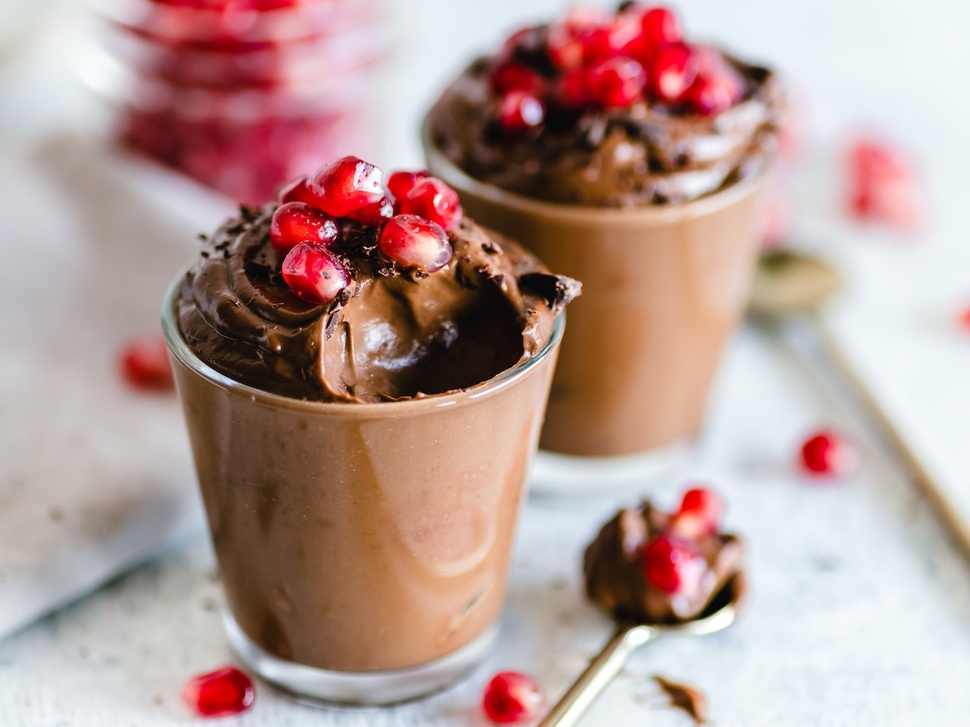
#> input picture sample.jpg, 970 x 727 px, shrunk from 1280 x 960 before the run
$ jupyter execute KMeansClustering.ipynb
#> lines starting #> are read from the running program, lines starting #| are printed output that depends on the picture
[cell 1]
import numpy as np
import cv2
from sklearn.cluster import KMeans
import matplotlib.pyplot as plt
import os

# Load the image
image_path = r"sample.jpg"  # Replace with your image path
image = cv2.imread(image_path)
#> image is the input picture: shape (727, 970, 3); mean B, G, R 148.8, 154.2, 182.8
image = cv2.cvtColor(image, cv2.COLOR_BGR2RGB)  # Convert from BGR to RGB

# Display the original image
plt.imshow(image)
plt.title('Original Image')
plt.axis('off')
plt.show()

# Calculate the original size
original_size = os.path.getsize(image_path)
print(f'Original Image Size: {original_size} bytes')

# Reshape the image to be a list of pixels
pixels = image.reshape(-1, 3)

[cell 2]
# Number of colors (clusters)
num_clusters = 16  # You can adjust the number of clusters

# Apply K-means clustering
kmeans = KMeans(n_clusters=num_clusters,n_init='auto', random_state=42)
kmeans.fit(pixels)

# Replace each pixel value with its cluster center
compressed_pixels = kmeans.cluster_centers_[kmeans.labels_]
compressed_pixels = np.clip(compressed_pixels.astype('uint8'), 0, 255)

# Reshape the pixels back to the original image dimension
compressed_image = compressed_pixels.reshape(image.shape)

[cell 3]
# Display the compressed image
plt.imshow(compressed_image)
plt.title('Compressed Image')
plt.axis('off')
plt.show()
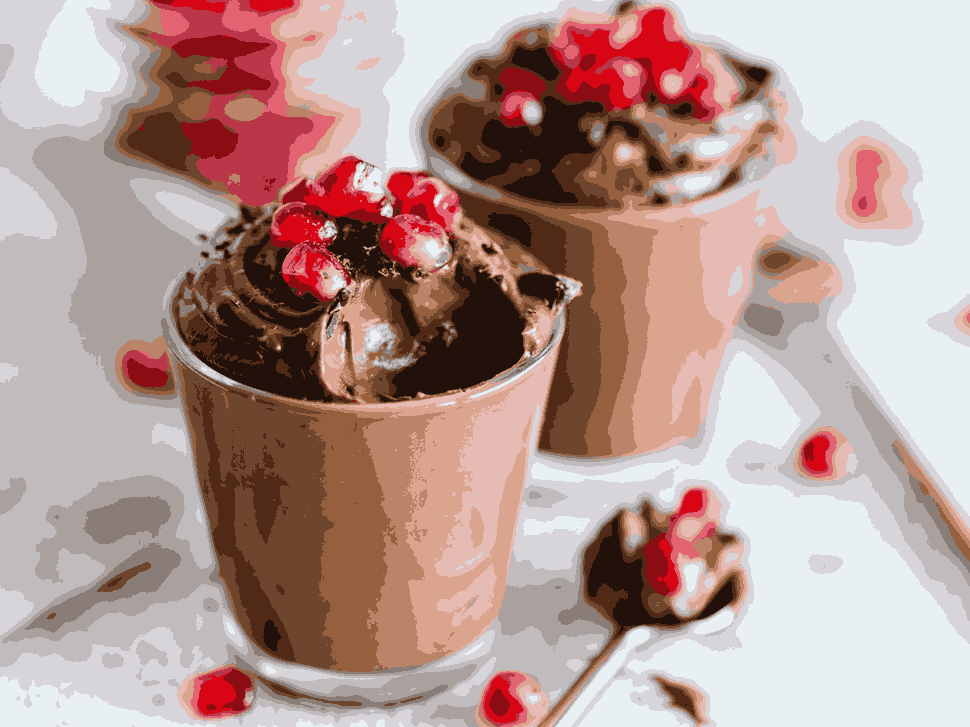
#> shown: shape (727, 970, 3); mean R, G, B 182.2, 153.7, 148.4

# Save the compressed image
compressed_image_bgr = cv2.cvtColor(compressed_image, cv2.COLOR_RGB2BGR)
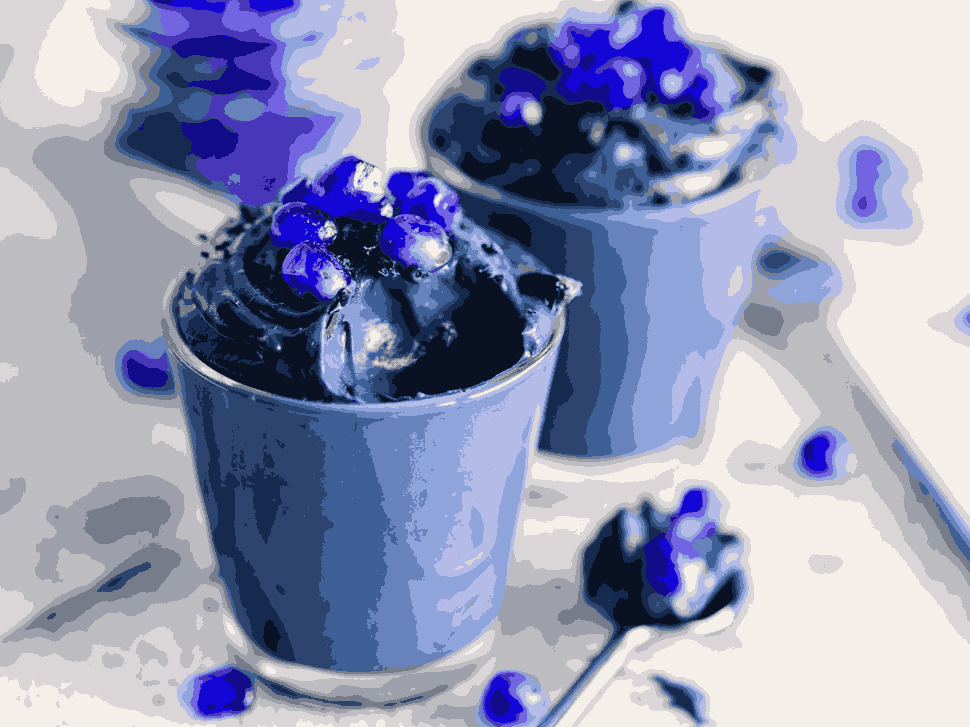
#> compressed_image_bgr: shape (727, 970, 3); mean R, G, B 148.4, 153.7, 182.2
cv2.imwrite('compressed_image.jpg', compressed_image_bgr)

compressed_image_path = 'compressed_image.jpg'

# Calculate the compressed size
compressed_size = os.path.getsize(compressed_image_path)
print(f'Compressed Image Size: {compressed_size} bytes')

# Calculate and display the compression ratio
compression_ratio = original_size / compressed_size
print(f'Compression Ratio: {compression_ratio:.2f}')
